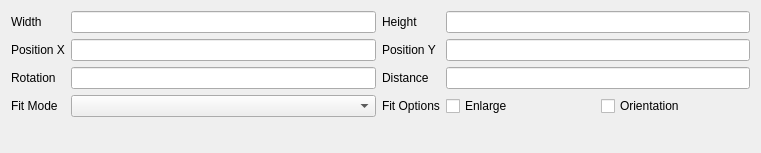
<?xml version="1.0" encoding="UTF-8"?>
<ui version="4.0">
 <class>TemplateModelPropertyDialog</class>
 <widget class="QDialog" name="TemplateModelPropertyDialog">
  <property name="geometry">
   <rect>
    <x>0</x>
    <y>0</y>
    <width>757</width>
    <height>153</height>
   </rect>
  </property>
  <property name="windowTitle">
   <string>Dialog</string>
  </property>
  <layout class="QGridLayout" name="gridLayout_2">
   <item row="0" column="0" colspan="2">
    <layout class="QGridLayout" name="gridLayout">
     <item row="0" column="0">
      <widget class="QLabel" name="label">
       <property name="text">
        <string>Width</string>
       </property>
      </widget>
     </item>
     <item row="0" column="1">
      <widget class="QLineEdit" name="widthLineEdit">
       <property name="minimumSize">
        <size>
         <width>0</width>
         <height>0</height>
        </size>
       </property>
      </widget>
     </item>
     <item row="0" column="2">
      <widget class="QLabel" name="label_2">
       <property name="text">
        <string>Height</string>
       </property>
      </widget>
     </item>
     <item row="0" column="3">
      <widget class="QLineEdit" name="heightLineEdit">
       <property name="minimumSize">
        <size>
         <width>0</width>
         <height>0</height>
        </size>
       </property>
      </widget>
     </item>
     <item row="1" column="0">
      <widget class="QLabel" name="label_3">
       <property name="text">
        <string>Position X</string>
       </property>
      </widget>
     </item>
     <item row="1" column="1">
      <widget class="QLineEdit" name="positionXLineEdit"/>
     </item>
     <item row="1" column="2">
      <widget class="QLabel" name="label_5">
       <property name="text">
        <string>Position Y</string>
       </property>
      </widget>
     </item>
     <item row="1" column="3">
      <widget class="QLineEdit" name="positionYLineEdit">
       <property name="text">
        <string/>
       </property>
      </widget>
     </item>
     <item row="2" column="0">
      <widget class="QLabel" name="label_7">
       <property name="text">
        <string>Rotation</string>
       </property>
      </widget>
     </item>
     <item row="2" column="1">
      <widget class="QLineEdit" name="rotationLineEdit"/>
     </item>
     <item row="3" column="0">
      <widget class="QLabel" name="label_8">
       <property name="text">
        <string>Fit Mode</string>
       </property>
      </widget>
     </item>
     <item row="3" column="1">
      <widget class="QComboBox" name="fitModeComboBox"/>
     </item>
     <item row="2" column="2">
      <widget class="QLabel" name="label_6">
       <property name="text">
        <string>Distance</string>
       </property>
      </widget>
     </item>
     <item row="2" column="3">
      <widget class="QLineEdit" name="distanceLineEdit">
       <property name="minimumSize">
        <size>
         <width>0</width>
         <height>0</height>
        </size>
       </property>
      </widget>
     </item>
     <item row="3" column="3">
      <layout class="QHBoxLayout" name="horizontalLayout_2">
       <item>
        <widget class="QCheckBox" name="enlargeCheckBox">
         <property name="text">
          <string>Enlarge</string>
         </property>
        </widget>
       </item>
       <item>
        <widget class="QCheckBox" name="respectOrientationCheckBox">
         <property name="text">
          <string>Orientation</string>
         </property>
        </widget>
       </item>
      </layout>
     </item>
     <item row="3" column="2">
      <widget class="QLabel" name="label_4">
       <property name="text">
        <string>Fit Options</string>
       </property>
      </widget>
     </item>
    </layout>
   </item>
   <item row="1" column="1">
    <spacer name="verticalSpacer">
     <property name="orientation">
      <enum>Qt::Vertical</enum>
     </property>
     <property name="sizeHint" stdset="0">
      <size>
       <width>733</width>
       <height>1</height>
      </size>
     </property>
    </spacer>
   </item>
  </layout>
 </widget>
 <resources/>
 <connections/>
</ui>
